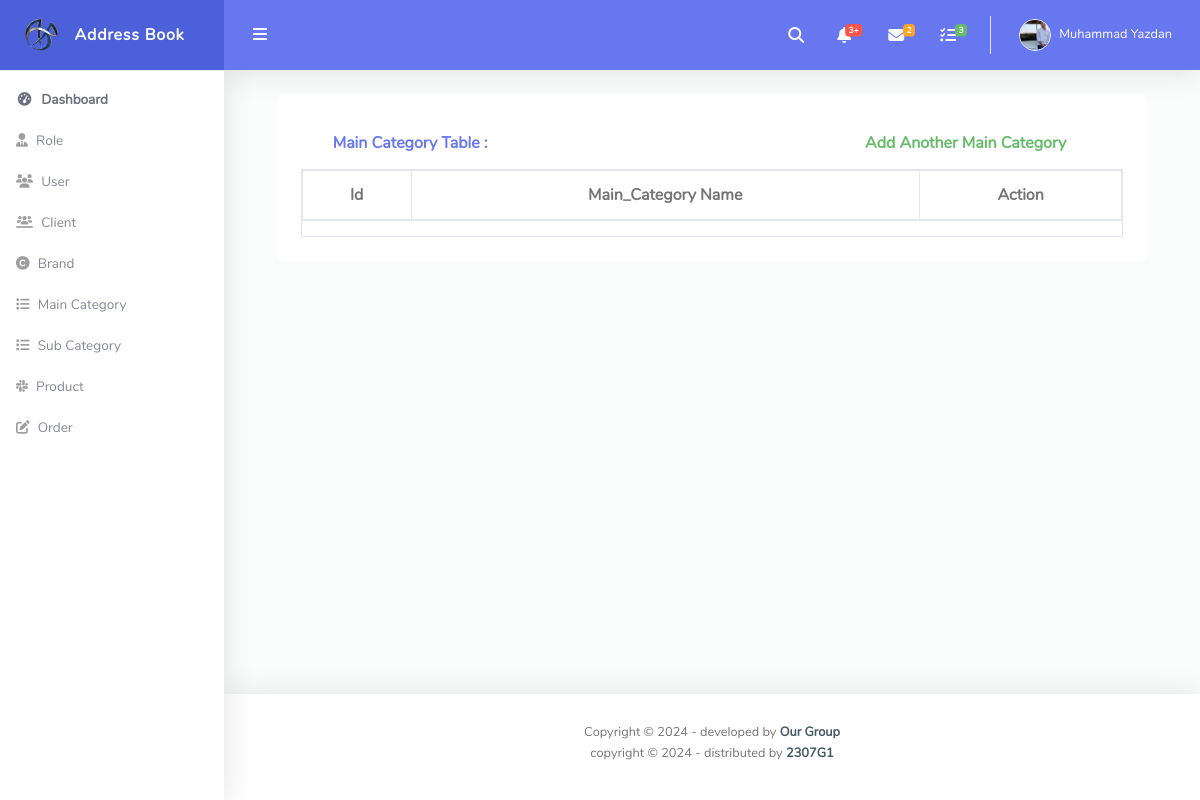
/admin/main_category_show.php, run on an earlier commit of the app's database.
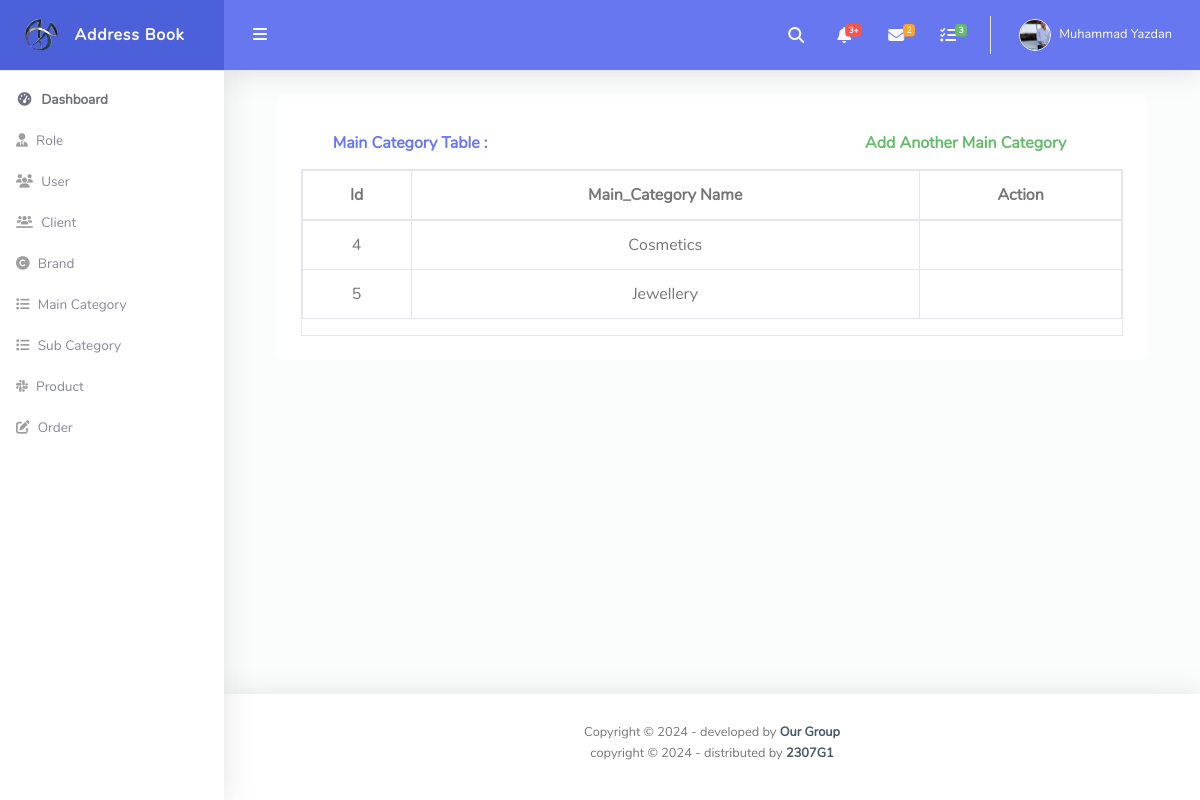
And on a later commit of the database.
### tables this page shows
CREATE TABLE `main_category` (
  `id` int(11) NOT NULL,
  `main_category_name` varchar(255) NOT NULL
);

### admin/main_category_show.php (the view, shortened to what this page needs)
<?php
include("./connection.php");
include("./header.php");
$sql = "select * from main_category";
$result = mysqli_query($con, $sql);
?>
<div id="content-wrapper" class="d-flex flex-column">
    <div id="content">
        <nav class="navbar navbar-expand navbar-light bg-navbar topbar mb-4 static-top">
            <button id="sidebarToggleTop" class="btn btn-link rounded-circle mr-3">
                <i class="fa fa-bars"></i>
            </button>
            <ul class="navbar-nav ml-auto">
                <li class="nav-item dropdown no-arrow">
                    <a class="nav-link dropdown-toggle" href="#" id="searchDropdown" role="button" data-toggle="dropdown" aria-haspopup="true" aria-expanded="false">
                        <i class="fas fa-search fa-fw"></i>
                    </a>
                </li>
                <li class="nav-item dropdown no-arrow mx-1">
                    <a class="nav-link dropdown-toggle" href="#" id="alertsDropdown" role="button" data-toggle="dropdown" aria-haspopup="true" aria-expanded="false">
                        <i class="fas fa-bell fa-fw"></i>
                        <span class="badge badge-danger badge-counter">3+</span>
                    </a>
                </li>
                <li class="nav-item dropdown no-arrow mx-1">
                    <a class="nav-link dropdown-toggle" href="#" id="messagesDropdown" role="button" data-toggle="dropdown" aria-haspopup="true" aria-expanded="false">
                        <i class="fas fa-envelope fa-fw"></i>
                        <span class="badge badge-warning badge-counter">2</span>
                    </a>
                </li>
                <li class="nav-item dropdown no-arrow mx-1">
                    <a class="nav-link dropdown-toggle" href="#" id="messagesDropdown" role="button" data-toggle="dropdown" aria-haspopup="true" aria-expanded="false">
                        <i class="fas fa-tasks fa-fw"></i>
                        <span class="badge badge-success badge-counter">3</span>
                    </a>
                </li>
                <li class="nav-item dropdown no-arrow">
                    <a class="nav-link dropdown-toggle" href="#" id="userDropdown" role="button" data-toggle="dropdown" aria-haspopup="true" aria-expanded="false">
                        <img class="img-profile rounded-circle" src="../me.png" style="max-width: 60px">
                        <span class="ml-2 d-none d-lg-inline text-white small">Muhammad Yazdan</span>
                    </a>
                </li>
            </ul>
        </nav>
        <div class="col-lg-11 mx-auto">
            <div class="bg-light rounded h-100 p-4">
                <div class="container">
                    <div class="row">
                        <div class="col-lg-8 card-header py-3 d-flex flex-row align-items-center justify-content-between">
                            <h6 class="m-0 font-weight-bold text-primary">Main Category Table :</h6>
                        </div>
                        <div class="col-lg-4 card-header py-3 d-flex flex-row align-items-center justify-content-between">
                            <a href="./main_category_add.php">
                                <h6 class="m-0 font-weight-bold text-success">Add Another Main Category</h6>
                            </a>
                        </div>
                    </div>
                </div>
                <div class="table-responsive table-bordered text-center text-dark e1">
                    <table class="table">
                        <thead>
                            <tr>
                                <th scope="col">Id</th>
                                <th scope="col">Main_Category Name</th>
                                <th scope="col">Action</th>
                            </tr>
                        </thead>
                        <tbody>
                            <tr>
                                <?php
                                while ($rows = mysqli_fetch_assoc($result)) {
                                ?>
                                    <td><?php echo $rows['id'] ?></td>
                                    <td><?php echo $rows['main_category_name'] ?></td>
                                    <td><a href="main_category_update.php?id=<?php echo $rows['id'] ?>">
                                                </td>
                            </tr>
                        <?php  } ?>
                        </tbody>
                    </table>
                </div>
            </div>
        </div>
    </div>
    <?php
    include("./footer.php");
    ?>

### admin/header.php (shortened to what this page needs)
<!DOCTYPE html>
<html lang="en">
<head>
  <link href="vendor/fontawesome-free/css/all.min.css" rel="stylesheet" type="text/css">
  <link href="vendor/bootstrap/css/bootstrap.min.css" rel="stylesheet" type="text/css">
  <link rel="stylesheet" href="https://cdnjs.cloudflare.com/ajax/libs/font-awesome/6.5.2/css/all.min.css" />
  <link href="css/ruang-admin.min.css" rel="stylesheet">
</head>
<body id="page-top">
  <div id="wrapper">
    <ul class="navbar-nav sidebar sidebar-light accordion" id="accordionSidebar">
      <a class="sidebar-brand d-flex align-items-center justify-content-center" href="index.php">
        <div class="sidebar-brand-icon">
          <img src="img/logo/logo.png">
        </div>
        <div class="sidebar-brand-text mx-3">Address Book</div>
      </a>
      <hr class="sidebar-divider my-0">
      <li class="nav-item active">
        <a class="nav-link" href="index.php">
          <i class="fas fa-fw fa-tachometer-alt"></i>
          <span>Dashboard</span></a>
      </li>
      <li class="nav-item">
        <a class="nav-link collapsed" href="Role_show.php">
          <i class="fa-solid fa-user-tie"></i>
          <span>Role</span>
        </a>
      </li>
      <li class="nav-item">
        <a class="nav-link collapsed" href="user_show.php">
          <i class="fa-solid fa-users"></i>
          <span>User</span>
        </a>
      </li>
      <li class="nav-item">
        <a class="nav-link collapsed" href="client_show.php">
          <i class="fa-solid fa-users-line"></i>
          <span>Client</span>
        </a>
      </li>
      <li class="nav-item">
        <a class="nav-link collapsed" href="brand_show.php">
          <i class="fa-solid fa-copyright"></i>
          <span>Brand</span>
        </a>
      </li>
      <li class="nav-item">
        <a class="nav-link collapsed" href="main_category_show.php">
        <i class="fa-solid fa-list"></i>
          <span>Main Category</span>
        </a>
      </li>
      <li class="nav-item">
        <a class="nav-link collapsed" href="sub_Category_show.php">
          <i class="fa-solid fa-list"></i>
          <span>Sub Category</span>
        </a>
      </li>
      <li class="nav-item">
        <a class="nav-link collapsed" href="product_show.php">
          <i class="fa-brands fa-slack"></i>
          <span>Product</span>
        </a>
      </li>
      <li class="nav-item">
        <a class="nav-link collapsed" href="order_show.php">
          <i class="fa-solid fa-pen-to-square"></i>
          <span>Order</span>
        </a>
      </li>
    </ul>

### admin/footer.php (shortened to what this page needs)
<footer class="sticky-footer bg-white">
  <div class="container my-auto">
    <div class="copyright text-center my-auto">
      <span>Copyright &copy;  - developed by
        <b><a href="https://indrijunanda.gitlab.io/" target="_blank">Our Group</a></b>
      </span>
    </div>
  </div>
  <div class="container my-auto py-2">
    <div class="copyright text-center my-auto">
      <span>copyright &copy;  - distributed by
        <b><a href="#" target="_blank">2307G1</a></b>
      </span>
    </div>
  </div>
</footer>
</div>
</div>
</body>
</html>

What changed in the data, as far as the page shows it:
added main_category: id "4", main_category_name "Cosmetics"
added main_category: id "5", main_category_name "Jewellery"
